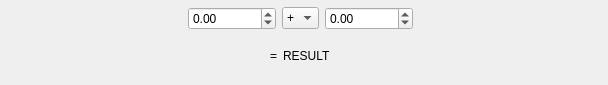
<?xml version="1.0" encoding="UTF-8"?>
<ui version="4.0">
 <class>Form</class>
 <widget class="QWidget" name="Form">
  <property name="geometry">
   <rect>
    <x>0</x>
    <y>0</y>
    <width>608</width>
    <height>85</height>
   </rect>
  </property>
  <property name="windowTitle">
   <string>Kalkulacka</string>
  </property>
  <widget class="QWidget" name="">
   <property name="geometry">
    <rect>
     <x>7</x>
     <y>7</y>
     <width>586</width>
     <height>68</height>
    </rect>
   </property>
   <layout class="QVBoxLayout" name="verticalLayout">
    <item>
     <layout class="QGridLayout" name="gridLayout_3">
      <item row="0" column="0">
       <spacer name="horizontalSpacer">
        <property name="orientation">
         <enum>Qt::Horizontal</enum>
        </property>
        <property name="sizeHint" stdset="0">
         <size>
          <width>40</width>
          <height>20</height>
         </size>
        </property>
       </spacer>
      </item>
      <item row="0" column="1">
       <widget class="QDoubleSpinBox" name="Operant1">
        <property name="decimals">
         <number>2</number>
        </property>
        <property name="minimum">
         <double>-9999999999.000000000000000</double>
        </property>
        <property name="maximum">
         <double>99999999999.000000000000000</double>
        </property>
        <property name="singleStep">
         <double>1.000000000000000</double>
        </property>
       </widget>
      </item>
      <item row="0" column="2">
       <widget class="QComboBox" name="operant_box">
        <item>
         <property name="text">
          <string>+</string>
         </property>
        </item>
        <item>
         <property name="text">
          <string>-</string>
         </property>
        </item>
        <item>
         <property name="text">
          <string>*</string>
         </property>
        </item>
        <item>
         <property name="text">
          <string>/</string>
         </property>
        </item>
       </widget>
      </item>
      <item row="0" column="3">
       <widget class="QDoubleSpinBox" name="Operant2">
        <property name="minimum">
         <double>-9999999999.000000000000000</double>
        </property>
        <property name="maximum">
         <double>99999999999.000000000000000</double>
        </property>
       </widget>
      </item>
      <item row="0" column="4">
       <spacer name="horizontalSpacer_2">
        <property name="orientation">
         <enum>Qt::Horizontal</enum>
        </property>
        <property name="sizeHint" stdset="0">
         <size>
          <width>40</width>
          <height>20</height>
         </size>
        </property>
       </spacer>
      </item>
     </layout>
    </item>
    <item>
     <layout class="QHBoxLayout" name="horizontalLayout">
      <item>
       <spacer name="horizontalSpacer_4">
        <property name="orientation">
         <enum>Qt::Horizontal</enum>
        </property>
        <property name="sizeHint" stdset="0">
         <size>
          <width>40</width>
          <height>20</height>
         </size>
        </property>
       </spacer>
      </item>
      <item>
       <widget class="QLabel" name="label">
        <property name="layoutDirection">
         <enum>Qt::LeftToRight</enum>
        </property>
        <property name="text">
         <string>=</string>
        </property>
       </widget>
      </item>
      <item>
       <widget class="QLabel" name="result">
        <property name="text">
         <string>RESULT</string>
        </property>
       </widget>
      </item>
      <item>
       <spacer name="horizontalSpacer_3">
        <property name="orientation">
         <enum>Qt::Horizontal</enum>
        </property>
        <property name="sizeHint" stdset="0">
         <size>
          <width>40</width>
          <height>20</height>
         </size>
        </property>
       </spacer>
      </item>
     </layout>
    </item>
   </layout>
  </widget>
 </widget>
 <resources/>
 <connections/>
</ui>
